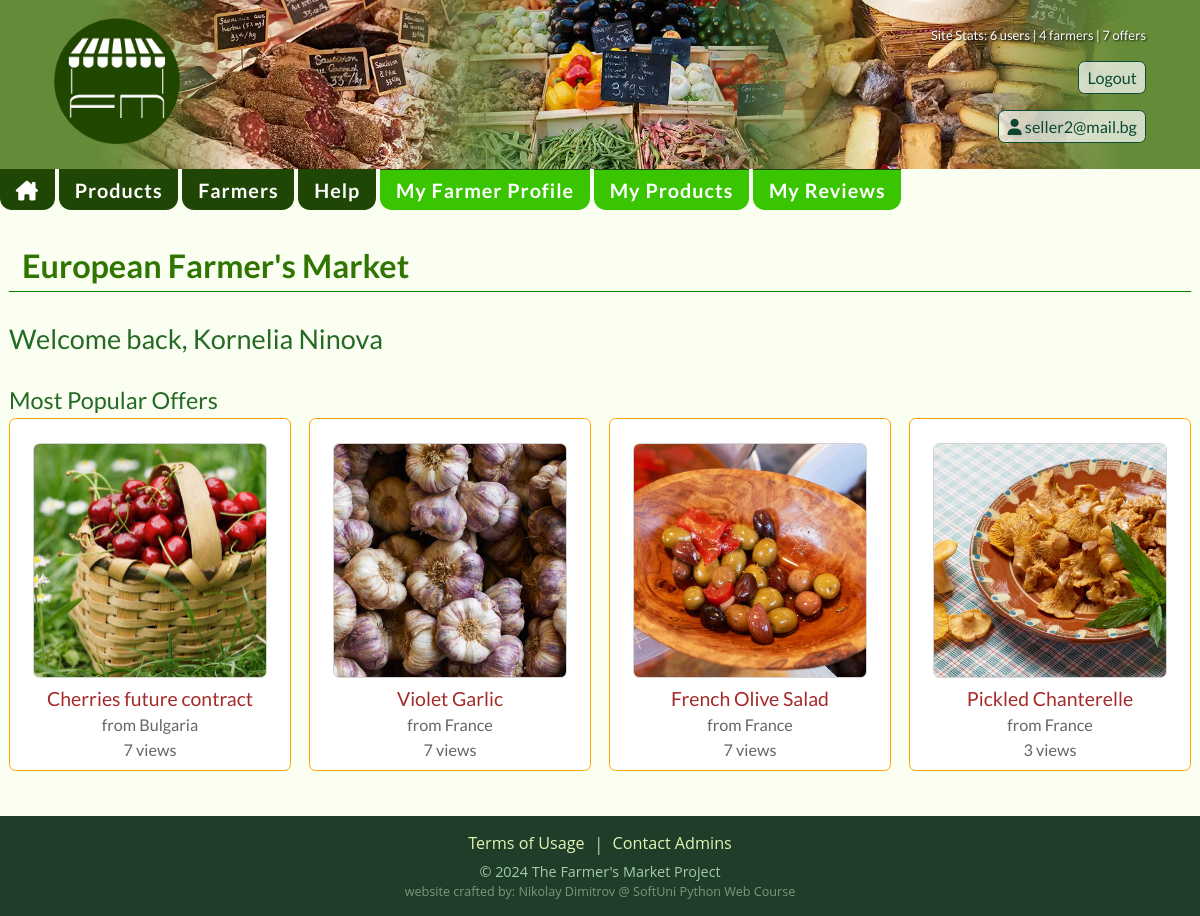
Page / (signed in) on the committed database.
### accounts/models.py (models this page shows, shortened)
class AccountUser(AbstractBaseUser, PermissionsMixin):
    email = models.EmailField(
        unique=True,
        error_messages={
            'unique': _('User with this email already exists!'),
        }
    )
    is_staff = models.BooleanField(
        _("staff status"),
        default=False,
        help_text=_("Designates whether the user can log into this admin site."),
    )
    is_active = models.BooleanField(
        _("active"),
        default=True,
        help_text=_(
            "Designates whether this user should be treated as active. "
            "Unselect this instead of deleting accounts."
        ),
    )
    date_joined = models.DateTimeField(_("date joined"), default=timezone.now)
    USERNAME_FIELD = 'email'
    objects = AccountUserManager()

class Profile(models.Model):
    class EUCountries(models.TextChoices):
        AUSTRIA = 'Austria', 'Austria'
        BELGIUM = 'Belgium', 'Belgium'
        BULGARIA = 'Bulgaria', 'Bulgaria'
        CROATIA = 'Croatia', 'Croatia'
        REPUBLIC_OF_CYPRUS = 'Cyprus', 'Republic of Cyprus'
        CZECH_REPUBLIC = 'Czech Republic', 'Czech Republic'
        DENMARK = 'Denmark', 'Denmark'
        ESTONIA = 'Estonia', 'Estonia'
        FINLAND = 'Finland', 'Finland'
        FRANCE = 'France', 'France'
        GERMANY = 'Germany', 'Germany'
        GREECE = 'Greece', 'Greece'
        HUNGARY = 'Hungary', 'Hungary'
        IRELAND = 'Ireland', 'Ireland'
        ITALY = 'Italy', 'Italy'
        LATVIA = 'Latvia', 'Latvia'
        LITHUANIA = 'Lithuania', 'Lithuania'
        LUXEMBOURG = 'Luxembourg', 'Luxembourg'
        MALTA = 'Malta', 'Malta'
        NETHERLANDS = 'Netherlands', 'Netherlands'
        POLAND = 'Poland', 'Poland'
        PORTUGAL = 'Portugal', 'Portugal'
        ROMANIA = 'Romania', 'Romania'
        SLOVAKIA = 'Slovakia', 'Slovakia'
        SLOVENIA = 'Slovenia', 'Slovenia'
        SPAIN = 'Spain', 'Spain'
        SWEDEN = 'Sweden', 'Sweden'
    user = models.OneToOneField(
        to=AccountUser,
        on_delete=models.CASCADE,
        primary_key=True,
    )
    first_name = models.CharField(
        max_length=30,
        null=True,
        blank=True,
    )
    last_name = models.CharField(
        max_length=30,
        null=True,
        blank=True,
    )
    country = models.CharField(
        max_length=15,
        choices=EUCountries.choices,
        default=EUCountries.AUSTRIA,
        null=True,
        blank=True,
    )
    phone_number = models.CharField(
        max_length=16,
        validators=(
            MinLengthValidator(8),
        ),
        null=True,
        blank=True,
        help_text='Must include the country code, without whitespaces.',
    )
    def __str__(self):
        return f'{self.first_name} {self.last_name}'

### products/models.py (models this page shows, shortened)
class Product(models.Model):
    NAME_MIN_LENGTH = 3
    NAME_MAX_LENGTH = 40
    DESCRIPTION_MIN_LENGTH = 60
    class QtyUnits(models.TextChoices):
        TON = 'Ton', 'Ton'
        KG = 'Kg', 'Kilogram'
        GR = 'Gram', 'Gram'
        LTR = 'Liter', 'Liter'
        PCS = 'Pc', 'Piece'
        PACK = 'Pack', 'Package'
    class ProductCategories(models.TextChoices):
        VEGETABLES = 'Vegetables', 'Vegetables',
        FRUITS = 'Fruits', 'Fruits',
        NUTS = 'Nuts', 'Nuts'
        CANNED = 'Canned Food', 'Canned Food'
        DRIED = 'Dried Food', 'Dried Food'
        SPICES = 'Spices', 'Spices'
        MEAT = 'Meat Products', 'Meat Products'
        FISH = 'Fish Products', 'Fish Products'
        CHEESE = 'Cheese', 'Cheese'
        MUSHROOMS = 'Mushrooms', 'Mushrooms'
        OTHER = 'Other', 'Other'
    class DeliveryChoices(models.TextChoices):
        EU = 'All EU by Courier', 'All EU by Courier'
        COUNTRY = 'Within Seller Country', 'Within Seller Country'
        LOCAL_PICKUP = 'Local Pickup', 'Local Pickup'
        OTHER = 'Other - please ask', 'Other - please ask'
    class PaymentChoices(models.TextChoices):
        PAYMENT_ON_DELIVERY = 'Payment on Delivery', 'Payment on Delivery'
        CASH = 'Cash on Pick-up', 'Cash on Pick-up'
        PAYPAL = 'PayPal', 'PayPal'
        BANK_TRANSFER = 'Bank Transfer', 'Bank Transfer'
        OTHER = 'Other', 'Other'
    name = models.CharField(
        max_length=NAME_MAX_LENGTH,
        validators=[
            MinLengthValidator(NAME_MIN_LENGTH),
        ],
        error_messages={
            MinLengthValidator: f'The name must be at least {NAME_MIN_LENGTH} characters long!'
        }
    )
    description = models.TextField(
        validators=[
            MinLengthValidator(DESCRIPTION_MIN_LENGTH),
        ],
        default='',
        error_messages={
            MinLengthValidator: f'The description must be at least {DESCRIPTION_MIN_LENGTH} characters long!',
        },
        help_text=f'Minimum length: {DESCRIPTION_MIN_LENGTH} characters'
    )
    category = models.CharField(
        max_length=20,
        choices=ProductCategories.choices,
        default=ProductCategories.VEGETABLES
    )
    qty_units = models.CharField(
        max_length=6,
        choices=QtyUnits.choices,
        default=QtyUnits.KG
    )
    available_qty = models.IntegerField(
        validators=[
            MinValueValidator(0),
        ],
        default=0
    )
    price = models.DecimalField(
        max_digits=6,
        decimal_places=2,
        validators=[
            MinValueValidator(0),
        ],
        default=0
    )
    discount = models.PositiveIntegerField(
        default=0
    )
    min_order = models.PositiveIntegerField(
        validators=[
            MinValueValidator(1),
        ],
        default=1,
    )
    payment = models.CharField(
        max_length=30,
        choices=PaymentChoices.choices,
        default=PaymentChoices.PAYMENT_ON_DELIVERY,
    )
    delivery = models.CharField(
        max_length=30,
        choices=DeliveryChoices.choices,
        default=DeliveryChoices.LOCAL_PICKUP,
    )
    photo = models.ImageField(
        upload_to='products/',
        help_text='Recommended image size - min: 800x600, max: 1600x1200',
        validators=(image_size_validator,),
    )
    owner = models.ForeignKey(
        to=UserModel,
        on_delete=models.CASCADE,
    )
    seller = models.ForeignKey(
        to=Seller,
        related_name='products',
        on_delete=models.CASCADE,
    )
    date_created = models.DateField(
        auto_now_add=True,
    )
    views_count = models.PositiveIntegerField(
        default=0,
        editable=False,
    )

### web/views.py (the view)
# urls.py: path('', HomePageView.as_view(), name='index'),
class HomePageView(views.ListView):
    HOME_PAGE_LATEST_PRODUCTS_NUMBER = 4
    model = Product
    template_name = 'index.html'
    def get_queryset(self):
        products = Product.objects.all().order_by('-views_count', '-id')[:self.HOME_PAGE_LATEST_PRODUCTS_NUMBER]
        return products

### templates/index.html (shortened to what this page needs)
{% extends 'base.html' %}
{% block content %}
    <h1>European Farmer's Market</h1>
    {% if not user.is_authenticated %}
        <h2>Pure and tasty farmer's food and other farm products from all across Europe.</h2>
        <section class="headings">
            <p>
                <strong>CLIENTS:</strong> Browse the offers to find your favorite products. Offers from EU only, quality
                guaranteed by our highly rated farmers.
            </p>
            <p>
                <strong>FARMERS:</strong> Sell your products to connoisseurs in the EU. Gourmet restaurants and
                smart people need your high quality products!
            </p>
        </section>
    {% else %}
        {% if account_complete %}
            <h2>Welcome back, {{ user.profile }}</h2>
        {% else %}
            <h2>Welcome back, {{ user }}</h2>
        {% endif %}
    {% endif %}
    <h3>Most Popular Offers</h3>
    <section class="latest-products-wrapper">
        {% if object_list %}
            {% for product in object_list %}
                <div class="latest-product-box">
                    <div class="latest-product-img-wrapper">
                        <a href="{% url 'product-details' pk=product.pk %}" title="{{ product.name }}">
                            <img src="{{ product.photo.url }}" alt="{{ product.name }}"/>
                        </a>
                    </div>
                    <h3>{{ product.name }}</h3>
                    <p>from {{ product.owner.profile.country }}</p>
                    <p>{{ product.views_count }} views</p>
                </div>
            {% endfor %}
        {% else %}
            <p>No products listed</p>
        {% endif %}
    </section>
{% endblock %}

### templates/base.html (shortened to what this page needs)
{% load static %}
<!DOCTYPE html>
<html lang="en">
<head>
    <link rel="stylesheet" href="{% static 'css/styles.css' %}"/>
</head>
<body>
<header>
    <a href="{% url 'index' %}" title="Farmers Market - Farm Products Marketplace"
    ><img
            class="logo"
            src="{% static 'img/fm-logo.png' %}"
            alt="logo"
    /></a>
    <div class="header-right">
        <section class="site-stats">
            Site Stats: {{ number_of_users }} users | {{ number_of_sellers }} farmers | {{ number_of_products }} offers
        </section>
        {% if request.user.profile %}
            <form method="post" action="{% url 'logout' %}">
                <button type="submit">Logout</button>
            </form>
            <div class="header-links">
                <a href="{% url 'edit-user' pk=request.user.pk %}" title="Profile Details">
                    <i class="fa-solid fa-user"></i> {{ request.user.email }}</a>
            </div>
        {% else %}
            <div class="header-links">
                <a href="{% url 'login' %}" title="Login">Login</a>
                <a href="{% url 'register' %}" title="Create Account">Register</a>
            </div>
        {% endif %}
    </div>
</header>
<nav>
    <div class="nav-wrapper">
        <a href='{% url 'index' %}' title='Farmers Market home'><i class="fa-solid fa-house-chimney"></i></a>
        <a href='{% url 'products' %}' title='Products offered'>Products</a>
        <a href='{% url 'sellers' %}' title='Registered Farmers'>Farmers</a>
        <a href="{% url 'topics' %}" title="">Help</a>
        {% if seller_pk %}
            <a class="seller-button" href="{% url 'seller-details' pk=seller_pk %}" title="">My Farmer Profile</a>
            <a class="seller-button" href="{% url 'seller-products' pk=seller_pk %}" title="">My Products</a>
        {% endif %}
        {% if user.is_authenticated %}
            <a class="seller-button" href="{% url 'list-reviews' %}" title="">My Reviews</a>
        {% endif %}
    </div>
</nav>
<main>
    {% block content %}
    {% endblock %}
</main>
<footer>
    <div class="footer-links">
        <a href="{% url 'terms' %}">Terms of Usage</a> | <a href="{% url 'contact' %}">Contact Admins</a>
    </div>
    <p>© 2024 The Farmer's Market Project</p>
    <p>website crafted by: Nikolay Dimitrov @ SoftUni Python Web Course</p>
</footer>
</body>
</html>

### rows in the picture
AccountUser: user.email "seller2@mail.bg", profile "Kornelia Ninova"
Product: photo (picture), name "Cherries future contract", owner.profile.country "Bulgaria", views_count "7"
Product: photo (picture), name "Violet Garlic", owner.profile.country "France", views_count "7"
Product: photo (picture), name "French Olive Salad", owner.profile.country "France", views_count "7"
Product: photo (picture), name "Pickled Chanterelle", owner.profile.country "France", views_count "3"

### other values in the picture
{{ number_of_users }} "6"
{{ number_of_sellers }} "4"
{{ number_of_products }} "7"
